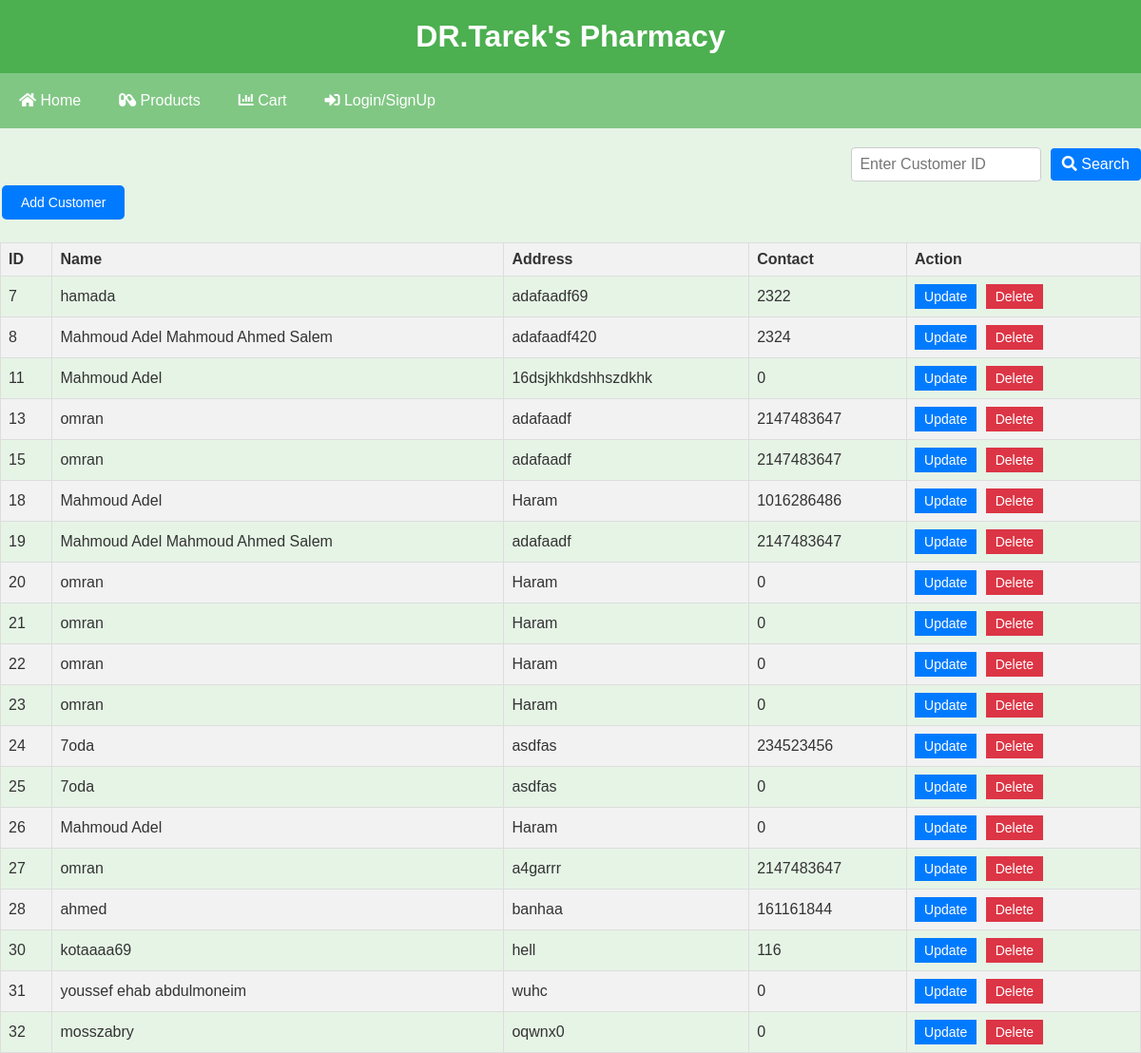
Screenshot of /pharma/pharma/customer/customer.php with the database file from the repository.
### tables this page shows
CREATE TABLE IF NOT EXISTS `customers` (
  `CustomerID` int NOT NULL AUTO_INCREMENT,
  `FullName` varchar(100) DEFAULT NULL,
  `Address` varchar(255) DEFAULT NULL,
  `Contact` int NOT NULL,
  `ProductName` varchar(100) DEFAULT NULL,
  `Total` decimal(10,2) DEFAULT NULL,
  `Note` text,
  `ExpectedDate` date DEFAULT NULL,
  PRIMARY KEY (`CustomerID`)
);

### pharma/pharma/customer/customer.php (the view, shortened to what this page needs)
<!DOCTYPE html>
<html lang="en">
<head>
    <link rel="stylesheet" href="customer.css">
    <link rel="stylesheet" href="https://cdnjs.cloudflare.com/ajax/libs/font-awesome/5.15.4/css/all.min.css">
</head>
<body>
    <header>
        <div class="About">
            <h1>DR.Tarek's Pharmacy</h1>
        </div>
    </header>
    <nav>
        <ul>
            <li><a href="#"><i class="fas fa-home"></i> Home</a></li>
            <li><a href="#"><i class="fas fa-capsules"></i> Products</a></li>
            <li><a href="#"><i class="fas fa-chart-bar"></i> Cart</a></li>
            <li><a href="#"><i class="fas fa-sign-in-alt"></i> Login/SignUp</a></li>
        </ul>
    </nav>
    <div id="ac">
        <div class="search">
            <form method="get" action="readcustomer.php" class="search-form">
                <input type="text" name="id" class="form-control" placeholder="Enter Customer ID" required>
                <button class="btn btn-primary" type="submit">
                    <i class="fas fa-search"></i> Search
                </button>
            </form>
        </div>
        <button id="addCustomerBtn">Add Customer</button>
            <?php
$servername = "localhost";
$username = "root";
$password = "";
$database = "pharmacy";
$conn = new mysqli($servername, $username, $password, $database);
$sql = "SELECT CustomerId, FullName, Address, Contact FROM customers";
$result = mysqli_query($conn, $sql);
if ($result) {
    if (mysqli_num_rows($result) > 0) {
        echo "<table id='customerTable'>";
        echo "<thead><tr><th>ID</th><th>Name</th><th>Address</th><th>Contact</th><th>Action</th></tr></thead><tbody>";
        while ($row = mysqli_fetch_assoc($result)) {
            echo "<tr>";
            echo "<td>" . $row["CustomerId"] . "</td>";
            echo "<td>" . $row["FullName"] . "</td>";
            echo "<td>" . $row["Address"] . "</td>";
            echo "<td>" . $row["Contact"] . "</td>";
            echo "<td>
            <button class='update' onclick='editCustomer(this)'>Update</button>
            <button class='delete' onclick='deleteCustomer(this)'>Delete</button>
                  </td>";
            echo "</tr>";
        }
        echo "</tbody></table>";
    } else {
        echo "No data found";
    }
} else {
    echo "Error executing SQL query: " . mysqli_error($conn);
}
?>
    </div>
</body>
</html>

### pharma/pharma/customer/customer.css (style rules this page uses)
* { margin: 0; padding: 0; box-sizing: border-box; }
body { font-family: Arial, sans-serif; background-color: #e6f4e6; color: #333; }
header { background-color: #4CAF50; color: #fff; padding: 20px; text-align: center; }
nav ul { list-style-type: none; background-color: #81C784; overflow: hidden; }
nav ul li { float: left; }
nav ul li a { display: block; padding: 20px; color: #fff; text-decoration: none; }
.search { text-align: right; padding-top: 20px; }
.search-form input[type="text"] { padding: 8px; font-size: 16px; border: 1px solid #ccc; border-radius: 4px; margin-right: 5px; width: 200px; }
.search-form button { padding: 8px 12px; font-size: 16px; background-color: #007bff; color: #fff; border: none; border-radius: 4px; cursor: pointer; }
#addCustomerBtn { margin-top: 10px; }
#customerTable { border-collapse: collapse; width: 100%; margin-top: 20px; }
#customerTable th, #customerTable td { border: 1px solid #ddd; padding: 8px; text-align: left; }
#customerTable th { background-color: #f2f2f2; }
#customerTable tbody tr:nth-child(even) { background-color: #f2f2f2; }
#addCustomerBtn { background-color: #007bff; border: none; color: white; padding: 10px 20px; text-align: center; text-decoration: none; display: inline-block; font-size: 14px; margin: 4px 2px; cursor: pointer; border-radius: 5px; }
#customerTable td button { padding: 5px 10px; margin-right: 5px; font-size: 14px; border: none; cursor: pointer; }
#customerTable td button.update { background-color: #007bff; color: white; }
#customerTable td button.delete { background-color: #dc3545; color: white; }

### rows the page displays
customers: CustomerID "7", FullName "hamada", Address "adafaadf69", Contact "2322"
customers: CustomerID "8", FullName "Mahmoud Adel Mahmoud Ahmed Salem", Address "adafaadf420", Contact "2324"
customers: CustomerID "11", FullName "Mahmoud Adel", Address "16dsjkhkdshhszdkhk", Contact "0"
customers: CustomerID "13", FullName "omran", Address "adafaadf", Contact "2147483647"
customers: CustomerID "15", FullName "omran", Address "adafaadf", Contact "2147483647"
customers: CustomerID "18", FullName "Mahmoud Adel", Address "Haram", Contact "1016286486"
customers: CustomerID "19", FullName "Mahmoud Adel Mahmoud Ahmed Salem", Address "adafaadf", Contact "2147483647"
customers: CustomerID "20", FullName "omran", Address "Haram", Contact "0"
customers: CustomerID "21", FullName "omran", Address "Haram", Contact "0"
customers: CustomerID "22", FullName "omran", Address "Haram", Contact "0"
customers: CustomerID "23", FullName "omran", Address "Haram", Contact "0"
customers: CustomerID "24", FullName "7oda", Address "asdfas", Contact "234523456"
customers: CustomerID "25", FullName "7oda", Address "asdfas", Contact "0"
customers: CustomerID "26", FullName "Mahmoud Adel", Address "Haram", Contact "0"
customers: CustomerID "27", FullName "omran", Address "a4garrr", Contact "2147483647"
customers: CustomerID "28", FullName "ahmed", Address "banhaa", Contact "161161844"
customers: CustomerID "30", FullName "kotaaaa69", Address "hell", Contact "116"
customers: CustomerID "31", FullName "youssef ehab abdulmoneim", Address "wuhc", Contact "0"
customers: CustomerID "32", FullName "mosszabry", Address "oqwnx0", Contact "0"
